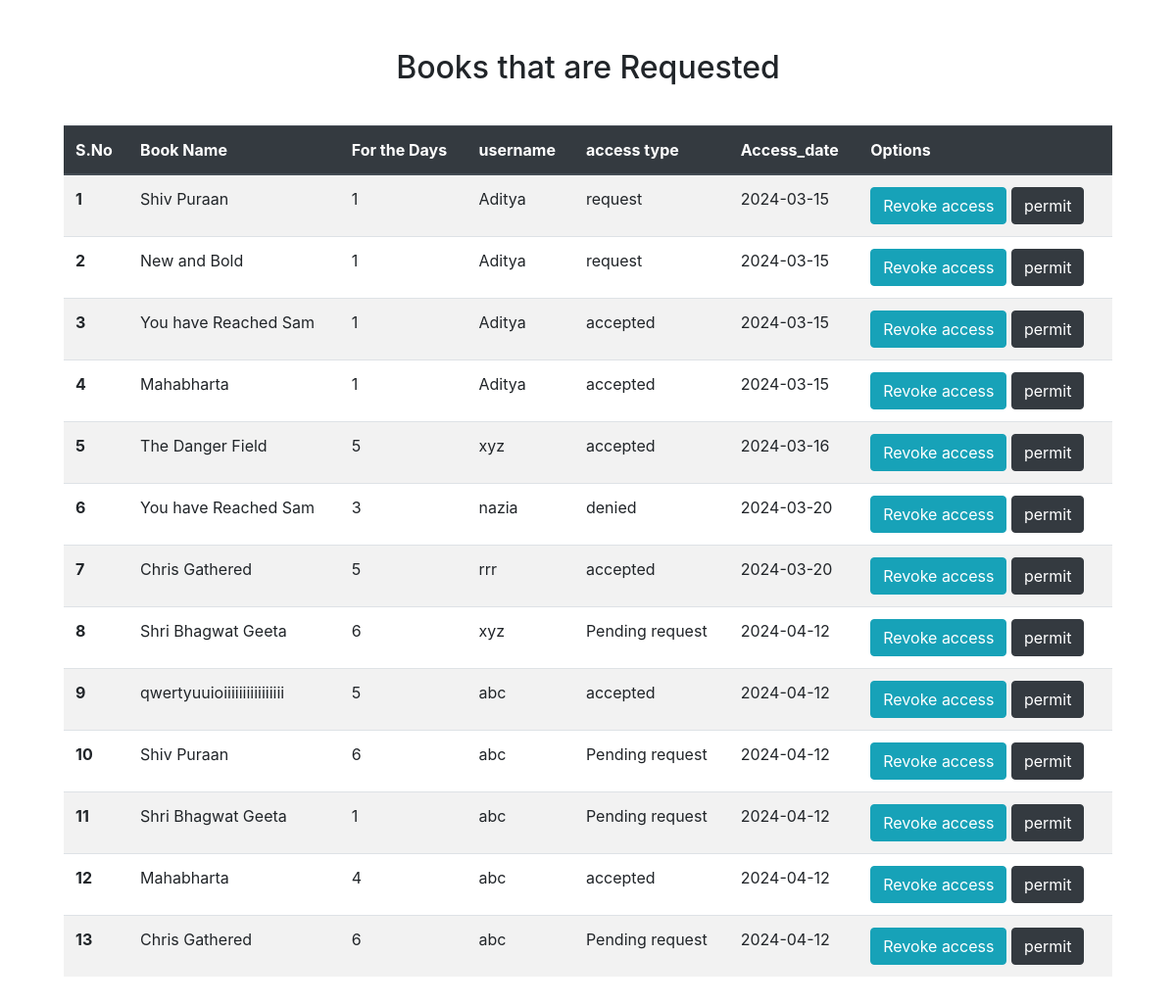
The page /requestAccess on the database its author committed.
### app.py (models this page shows)
class UserBookAccess(db.Model):
    id = db.Column(db.Integer, primary_key=True)
    user_id = db.Column(db.Integer, db.ForeignKey('user.user_id'), nullable=True)
    book_id = db.Column(db.Integer, db.ForeignKey('book.id'), nullable=False)
    access_type = db.Column(db.String(50), nullable=False)  # Define the type of access (e.g., read, write, etc.)
    days = db.Column(db.Integer, nullable=False)  # Number of days the access is granted for
    book_name = db.Column(db.String(100))  # Add column for book name
    user_name = db.Column(db.String(80))   # Add column for user name
    request_date = db.Column(Date, nullable=False, default=datetime.utcnow)
    user = db.relationship('User', backref=db.backref('book_access', cascade='all, delete-orphan'))
    book = db.relationship('Book', backref=db.backref('user_access', cascade='all, delete-orphan'))

### app.py (the view)
@app.route("/requestAccess")
def RequestAccess():
    requestAccess = UserBookAccess.query.all()
    return render_template("RequestAcess.html" , requestAccess=requestAccess)

### templates/RequestAcess.html (shortened to what this page needs)
<!DOCTYPE html>
<html lang="en">
<head>
    <link rel="stylesheet" href="https://stackpath.bootstrapcdn.com/bootstrap/4.5.2/css/bootstrap.min.css">
</head>
<body>
    <div class="container">
        <div class="text-center">
            <h2>Books that are Requested</h2>
        </div>
        <div class="card-body">
            <div class="table-responsive">
                <table class="table table-striped">
                    <thead class="thead-dark">
                        <tr>
                            <th scope="col">S.No</th>
                            <th scope="col">Book Name</th>
                            <th scope="col">For the Days</th>
                            <th scope="col">username</th>
                            <th scope="col">access type</th>
                            <th scope="col">Access_date</th>
                            <th scope="col">Options</th>
                        </tr>
                    </thead>
                    <tbody>
                        {% for book in requestAccess %}
                        <tr>
                            <th scope="row">{{ loop.index }}</th>
                            <td>{{ book.book_name }}</td>
                            <td>{{ book.days }}</td>
                            <td>{{book.user_name}}</td>
                            <td>{{book.access_type}}</td>
                            <td>{{book.request_date}}</td>
                            <td>
                                    <button  onclick="revokeAccess('{{ book.book_id }}'  , '{{book.user_id}}' , '{{ book.days }}')" type="button" class="btn btn-info">Revoke access</button>
                                    <button  onclick="permitUser('{{book.book_id}}' , '{{book.user_id}}' , '{{ book.days }}' )" type="button" class="btn btn-dark">permit </button>
                            </td>
                        </tr>
                        {% endfor %}
                    </tbody>
                </table>
            </div>
        </div>
    </div>
</body>
</html>

### templates/RequestAcess.html (style rules this page uses)
.container { padding-top: 50px; }
h2 { margin-bottom: 20px; }

### rows shown on the page
UserBookAccess: book_name "Shiv Puraan", days "1", user_name "Aditya", access_type "request", request_date "2024-03-15"
UserBookAccess: book_name "New and Bold", days "1", user_name "Aditya", access_type "request", request_date "2024-03-15"
UserBookAccess: book_name "You have Reached Sam", days "1", user_name "Aditya", access_type "accepted", request_date "2024-03-15"
UserBookAccess: book_name "Mahabharta", days "1", user_name "Aditya", access_type "accepted", request_date "2024-03-15"
UserBookAccess: book_name "The Danger Field", days "5", user_name "xyz", access_type "accepted", request_date "2024-03-16"
UserBookAccess: book_name "You have Reached Sam", days "3", user_name "nazia", access_type "denied", request_date "2024-03-20"
UserBookAccess: book_name "Chris Gathered", days "5", user_name "rrr", access_type "accepted", request_date "2024-03-20"
UserBookAccess: book_name "Shri Bhagwat Geeta", days "6", user_name "xyz", access_type "Pending request", request_date "2024-04-12"
UserBookAccess: book_name "qwertyuuioiiiiiiiiiiiiiiii", days "5", user_name "abc", access_type "accepted", request_date "2024-04-12"
UserBookAccess: book_name "Shiv Puraan", days "6", user_name "abc", access_type "Pending request", request_date "2024-04-12"
UserBookAccess: book_name "Shri Bhagwat Geeta", days "1", user_name "abc", access_type "Pending request", request_date "2024-04-12"
UserBookAccess: book_name "Mahabharta", days "4", user_name "abc", access_type "accepted", request_date "2024-04-12"
UserBookAccess: book_name "Chris Gathered", days "6", user_name "abc", access_type "Pending request", request_date "2024-04-12"
